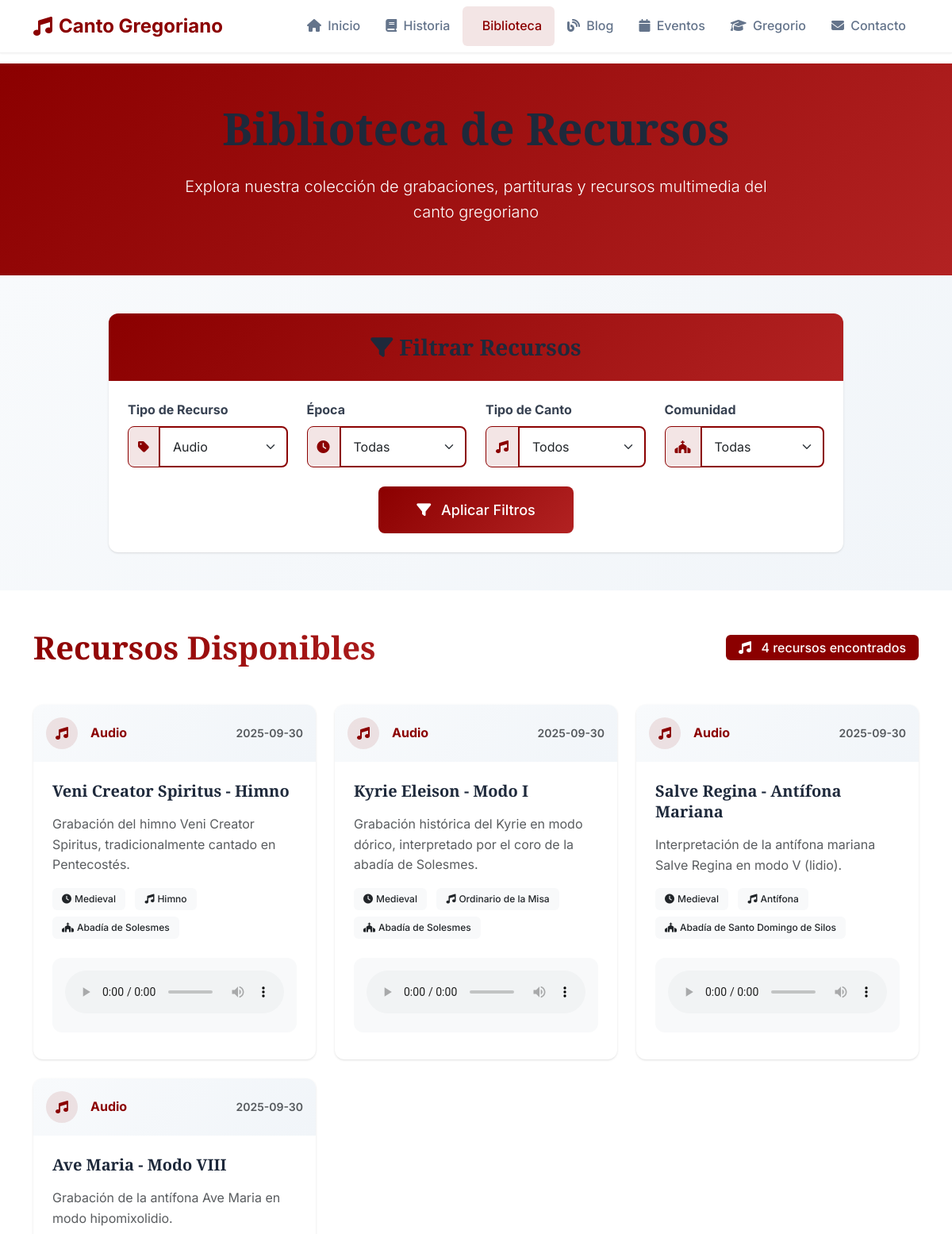
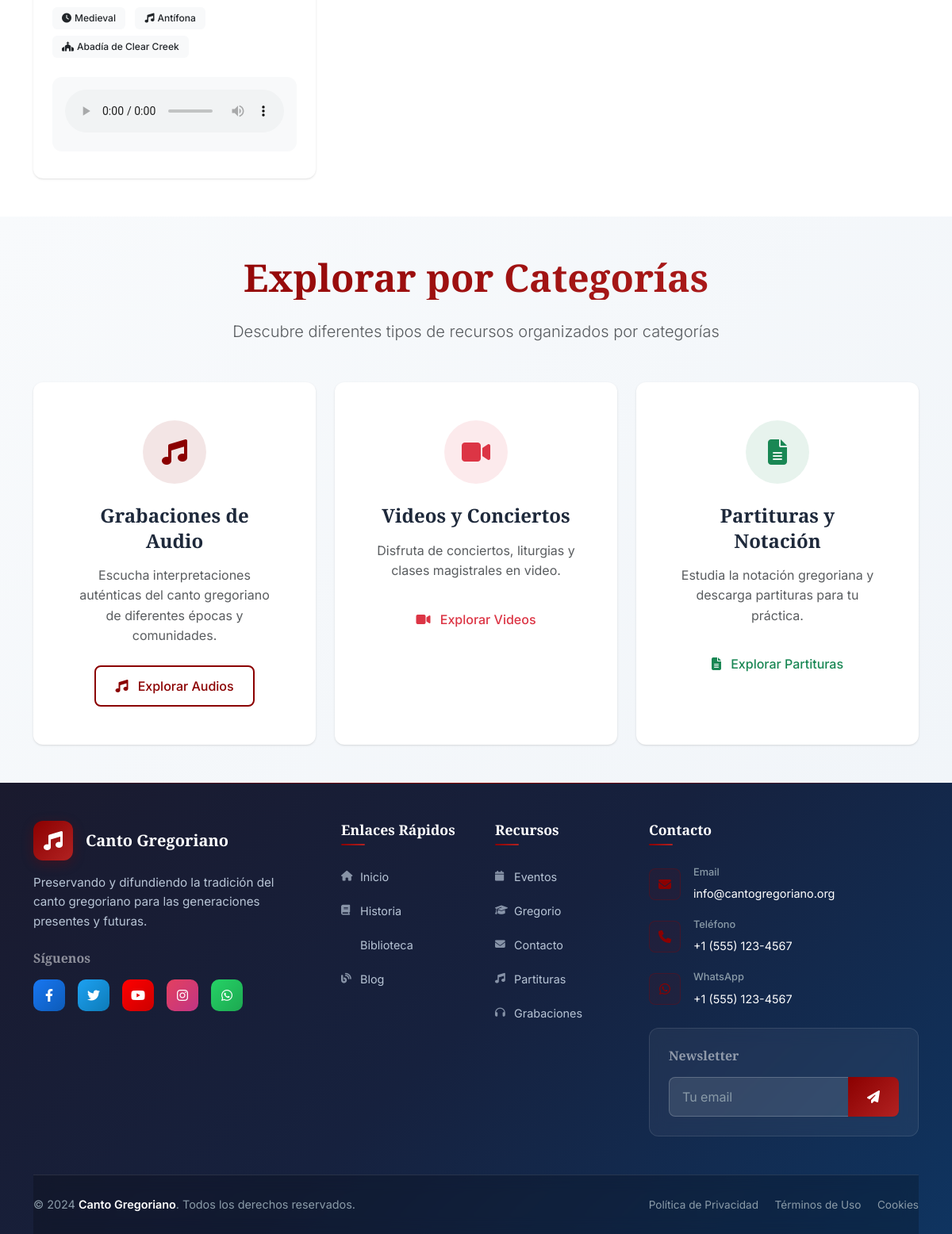
Screenshot of /biblioteca?tipo=audio with the database file from the repository (2 pictures, top to bottom).
### tables this page shows
CREATE TABLE recursos (
            id INTEGER PRIMARY KEY AUTOINCREMENT,
            titulo TEXT NOT NULL,
            descripcion TEXT,
            tipo TEXT NOT NULL, -- 'audio', 'video', 'partitura'
            archivo_path TEXT,
            url_externa TEXT,
            epoca TEXT,
            tipo_canto TEXT,
            comunidad_monastica TEXT,
            fecha_agregado DATETIME DEFAULT CURRENT_TIMESTAMP
        );

### app.py (the view)
@app.route('/biblioteca')
def biblioteca():
    conn = get_db_connection()
    epocas = conn.execute('SELECT DISTINCT epoca FROM recursos WHERE epoca IS NOT NULL').fetchall()
    tipos_canto = conn.execute('SELECT DISTINCT tipo_canto FROM recursos WHERE tipo_canto IS NOT NULL').fetchall()
    comunidades = conn.execute('SELECT DISTINCT comunidad_monastica FROM recursos WHERE comunidad_monastica IS NOT NULL').fetchall()
    tipo_filtro = request.args.get('tipo', 'todos')
    epoca_filtro = request.args.get('epoca', 'todas')
    canto_filtro = request.args.get('canto', 'todos')
    comunidad_filtro = request.args.get('comunidad', 'todas')
    query = 'SELECT * FROM recursos WHERE 1=1'
    params = []
    if tipo_filtro != 'todos':
        query += ' AND tipo = ?'
        params.append(tipo_filtro)
    if epoca_filtro != 'todas':
        query += ' AND epoca = ?'
        params.append(epoca_filtro)
    if canto_filtro != 'todos':
        query += ' AND tipo_canto = ?'
        params.append(canto_filtro)
    if comunidad_filtro != 'todas':
        query += ' AND comunidad_monastica = ?'
        params.append(comunidad_filtro)
    query += ' ORDER BY fecha_agregado DESC'
    recursos = conn.execute(query, params).fetchall()
    conn.close()
    return render_template('biblioteca.html',
                         recursos=recursos,
                         epocas=epocas,
                         tipos_canto=tipos_canto,
                         comunidades=comunidades,
                         filtros_actuales={
                             'tipo': tipo_filtro,
                             'epoca': epoca_filtro,
                             'canto': canto_filtro,
                             'comunidad': comunidad_filtro
                         })

### app.py (called while the page is built)
def get_db_connection():
    conn = sqlite3.connect(DATABASE)
    conn.row_factory = sqlite3.Row
    return conn

### templates/biblioteca.html (shortened to what this page needs)
{% extends "base.html" %}
{% block content %}
<section class="bg-gradient-primary text-white py-5">
    <div class="container">
        <div class="row justify-content-center text-center">
            <div class="col-lg-8">
                <h1 class="display-4 fw-bold mb-4">Biblioteca de Recursos</h1>
                <p class="lead">Explora nuestra colección de grabaciones, partituras y recursos multimedia del canto gregoriano</p>
            </div>
        </div>
    </div>
</section>
<section class="py-5 bg-gradient-light">
    <div class="container">
        <div class="row justify-content-center">
            <div class="col-lg-10">
                <div class="card border-0 shadow-soft">
                    <div class="card-header bg-gradient-primary text-white border-0 py-4">
                        <h3 class="fw-bold mb-0 text-center">
                            <i class="fas fa-filter me-2"></i>Filtrar Recursos
                        </h3>
                    </div>
                    <div class="card-body p-4">
                        <form class="filters-form" id="filters-form">
                            <div class="row g-4">
                                <div class="col-md-6 col-lg-3">
                                    <label for="tipo" class="form-label fw-bold">Tipo de Recurso</label>
                                    <div class="input-group">
                                        <span class="input-group-text bg-primary bg-opacity-10 border-primary">
                                            <i class="fas fa-tag text-primary"></i>
                                        </span>
                                        <select name="tipo" id="tipo" class="form-select border-primary">
                                            <option value="audio" {% if filtros_actuales.tipo == 'audio' %}selected{% endif %}>Audio</option>
                                        </select>
                                    </div>
                                </div>
                                <div class="col-md-6 col-lg-3">
                                    <label for="epoca" class="form-label fw-bold">Época</label>
                                    <div class="input-group">
                                        <span class="input-group-text bg-primary bg-opacity-10 border-primary">
                                            <i class="fas fa-clock text-primary"></i>
                                        </span>
                                        <select name="epoca" id="epoca" class="form-select border-primary">
                                            <option value="todas" {% if filtros_actuales.epoca == 'todas' %}selected{% endif %}>Todas</option>
                                        </select>
                                    </div>
                                </div>
                                <div class="col-md-6 col-lg-3">
                                    <label for="canto" class="form-label fw-bold">Tipo de Canto</label>
                                    <div class="input-group">
                                        <span class="input-group-text bg-primary bg-opacity-10 border-primary">
                                            <i class="fas fa-music text-primary"></i>
                                        </span>
                                        <select name="canto" id="canto" class="form-select border-primary">
                                            <option value="todos" {% if filtros_actuales.canto == 'todos' %}selected{% endif %}>Todos</option>
                                        </select>
                                    </div>
                                </div>
                                <div class="col-md-6 col-lg-3">
                                    <label for="comunidad" class="form-label fw-bold">Comunidad</label>
                                    <div class="input-group">
                                        <span class="input-group-text bg-primary bg-opacity-10 border-primary">
                                            <i class="fas fa-church text-primary"></i>
                                        </span>
                                        <select name="comunidad" id="comunidad" class="form-select border-primary">
                                            <option value="todas" {% if filtros_actuales.comunidad == 'todas' %}selected{% endif %}>Todas</option>
                                        </select>
                                    </div>
                                </div>
                                <div class="col-12 text-center">
                                    <button type="submit" class="btn btn-primary btn-lg px-5">
                                        <i class="fas fa-filter me-2"></i> Aplicar Filtros
                                    </button>
                                </div>
                            </div>
                        </form>
                    </div>
                </div>
            </div>
        </div>
    </div>
</section>
<section class="py-5">
    <div class="container">
        <div class="row align-items-center mb-5">
            <div class="col-md-6">
                <h2 class="display-6 fw-bold text-gradient mb-0">Recursos Disponibles</h2>
            </div>
            <div class="col-md-6 text-md-end">
                <div class="resources-count">
                    <span class="badge bg-primary fs-6 px-3 py-2">
                        <i class="fas fa-music me-2"></i>
                        <span id="resources-count">{{ recursos|length }}</span> recursos encontrados
                    </span>
                </div>
            </div>
        </div>
        <div class="row g-4" id="resources-grid">
            {% if recursos %}
                {% for recurso in recursos %}
                <div class="col-lg-4 col-md-6">
                    <div class="card border-0 shadow-soft h-100 hover-lift" data-type="{{ recurso.tipo }}">
                        <div class="card-header bg-gradient-light border-0 py-3">
                            <div class="d-flex justify-content-between align-items-center">
                                <div class="d-flex align-items-center">
                                    {% if recurso.tipo == 'audio' %}
                                        <div class="bg-primary bg-opacity-10 rounded-circle d-flex align-items-center justify-content-center me-3" style="width: 40px; height: 40px;">
                                            <i class="fas fa-music text-primary"></i>
                                        </div>
                                        <span class="fw-bold text-primary">Audio</span>
                                    {% elif recurso.tipo == 'video' %}
                                        <div class="bg-danger bg-opacity-10 rounded-circle d-flex align-items-center justify-content-center me-3" style="width: 40px; height: 40px;">
                                            <i class="fas fa-video text-danger"></i>
                                        </div>
                                        <span class="fw-bold text-danger">Video</span>
                                    {% elif recurso.tipo == 'partitura' %}
                                        <div class="bg-success bg-opacity-10 rounded-circle d-flex align-items-center justify-content-center me-3" style="width: 40px; height: 40px;">
                                            <i class="fas fa-file-alt text-success"></i>
                                        </div>
                                        <span class="fw-bold text-success">Partitura</span>
                                    {% endif %}
                                </div>
                                <small class="text-muted">{{ recurso.fecha_agregado[:10] }}</small>
                            </div>
                        </div>
                        <div class="card-body p-4">
                            <h5 class="fw-bold mb-3">{{ recurso.titulo }}</h5>
                            {% if recurso.descripcion %}
                            <p class="text-muted mb-3">{{ recurso.descripcion }}</p>
                            {% endif %}
                            <div class="mb-3">
                                {% if recurso.epoca %}
                                <span class="badge bg-light text-dark me-2 mb-2">
                                    <i class="fas fa-clock me-1"></i>{{ recurso.epoca }}
                                </span>
                                {% endif %}
                                {% if recurso.tipo_canto %}
                                <span class="badge bg-light text-dark me-2 mb-2">
                                    <i class="fas fa-music me-1"></i>{{ recurso.tipo_canto }}
                                </span>
                                {% endif %}
                                {% if recurso.comunidad_monastica %}
                                <span class="badge bg-light text-dark me-2 mb-2">
                                    <i class="fas fa-church me-1"></i>{{ recurso.comunidad_monastica }}
                                </span>
                                {% endif %}
                            </div>
                            {% if recurso.tipo == 'audio' %}
                            <div class="audio-player bg-light rounded-3 p-3">
                                <audio controls class="w-100">
                                    {% if recurso.archivo_path %}
                                    <source src="{{ url_for('static', filename='audio/' + recurso.archivo_path) }}" type="audio/mpeg">
                                    {% elif recurso.url_externa %}
                                    <source src="{{ recurso.url_externa }}" type="audio/mpeg">
                                    {% endif %}
                                </audio>
                            </div>
                            {% endif %}
                        </div>
                    </div>
                </div>
                {% endfor %}
            {% endif %}
        </div>
    </div>
</section>
<section class="py-5 bg-gradient-light">
    <div class="container">
        <div class="text-center mb-5">
            <h2 class="display-5 fw-bold text-gradient mb-4">Explorar por Categorías</h2>
            <p class="lead text-muted">Descubre diferentes tipos de recursos organizados por categorías</p>
        </div>
        <div class="row g-4">
            <div class="col-lg-4 col-md-6">
                <div class="card border-0 shadow-soft h-100 hover-lift text-center">
                    <div class="card-body p-5">
                        <div class="bg-primary bg-opacity-10 rounded-circle d-inline-flex align-items-center justify-content-center mb-4" style="width: 80px; height: 80px;">
                            <i class="fas fa-music text-primary fs-2"></i>
                        </div>
                        <h4 class="fw-bold mb-3">Grabaciones de Audio</h4>
                        <p class="text-muted mb-4">Escucha interpretaciones auténticas del canto gregoriano de diferentes épocas y comunidades.</p>
                        <a href="?tipo=audio" class="btn btn-outline-primary">
                            <i class="fas fa-music me-2"></i> Explorar Audios
                        </a>
                    </div>
                </div>
            </div>
            <div class="col-lg-4 col-md-6">
                <div class="card border-0 shadow-soft h-100 hover-lift text-center">
                    <div class="card-body p-5">
                        <div class="bg-danger bg-opacity-10 rounded-circle d-inline-flex align-items-center justify-content-center mb-4" style="width: 80px; height: 80px;">
                            <i class="fas fa-video text-danger fs-2"></i>
                        </div>
                        <h4 class="fw-bold mb-3">Videos y Conciertos</h4>
                        <p class="text-muted mb-4">Disfruta de conciertos, liturgias y clases magistrales en video.</p>
                        <a href="?tipo=video" class="btn btn-outline-danger">
                            <i class="fas fa-video me-2"></i> Explorar Videos
                        </a>
                    </div>
                </div>
            </div>
            <div class="col-lg-4 col-md-6">
                <div class="card border-0 shadow-soft h-100 hover-lift text-center">
                    <div class="card-body p-5">
                        <div class="bg-success bg-opacity-10 rounded-circle d-inline-flex align-items-center justify-content-center mb-4" style="width: 80px; height: 80px;">
                            <i class="fas fa-file-alt text-success fs-2"></i>
                        </div>
                        <h4 class="fw-bold mb-3">Partituras y Notación</h4>
                        <p class="text-muted mb-4">Estudia la notación gregoriana y descarga partituras para tu práctica.</p>
                        <a href="?tipo=partitura" class="btn btn-outline-success">
                            <i class="fas fa-file-alt me-2"></i> Explorar Partituras
                        </a>
                    </div>
                </div>
            </div>
        </div>
    </div>
</section>
{% endblock %}

### templates/biblioteca.html (style rules this page uses)
.audio-player { background: #f8f9fa; border-radius: 8px; padding: 15px; margin: 10px 0; }

### rows the page displays
recursos: tipo "audio" (drawn), fecha_agregado "2025-09-30", titulo "Veni Creator Spiritus - Himno", descripcion "Grabación del himno Veni Creator Spiritus, tradicionalmente cantado en Pentecostés.", epoca "Medieval", tipo_canto "Himno", comunidad_monastica "Abadía de Solesmes"
recursos: tipo "audio" (drawn), fecha_agregado "2025-09-30", titulo "Kyrie Eleison - Modo I", descripcion "Grabación histórica del Kyrie en modo dórico, interpretado por el coro de la abadía de Solesmes.", epoca "Medieval", tipo_canto "Ordinario de la Misa", comunidad_monastica "Abadía de Solesmes"
recursos: tipo "audio" (drawn), fecha_agregado "2025-09-30", titulo "Salve Regina - Antífona Mariana", descripcion "Interpretación de la antífona mariana Salve Regina en modo V (lidio).", epoca "Medieval", tipo_canto "Antífona", comunidad_monastica "Abadía de Santo Domingo de Silos"
recursos: tipo "audio" (drawn), fecha_agregado "2025-09-30", titulo "Ave Maria - Modo VIII", descripcion "Grabación de la antífona Ave Maria en modo hipomixolidio.", epoca "Medieval", tipo_canto "Antífona", comunidad_monastica "Abadía de Clear Creek"

### other values shown
{{ recursos|length }} "4"
